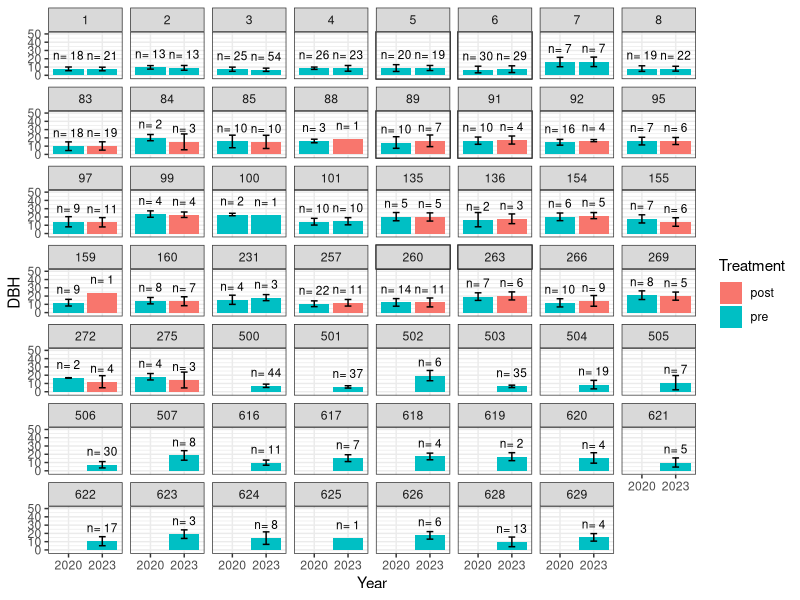
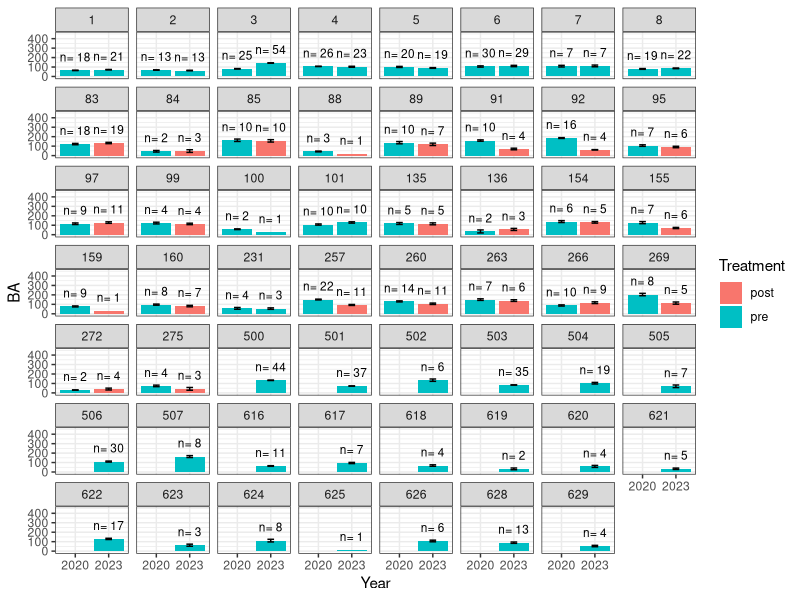
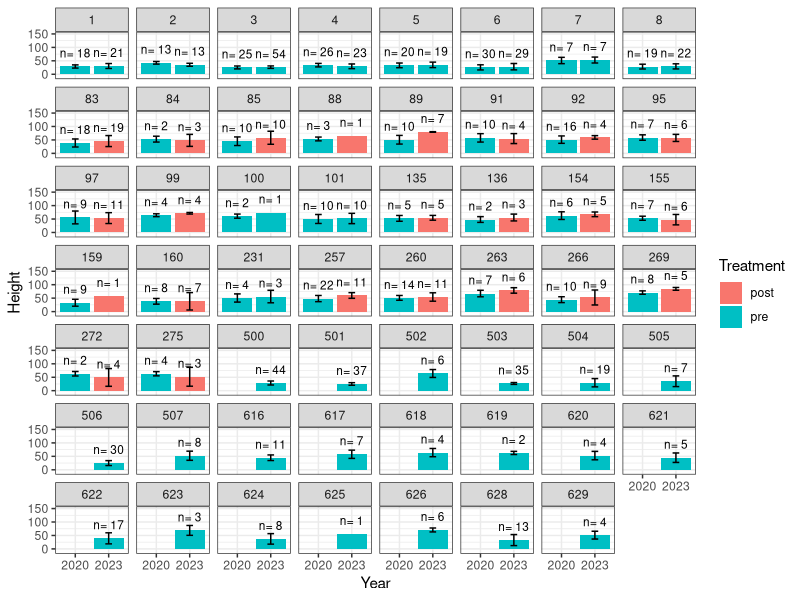
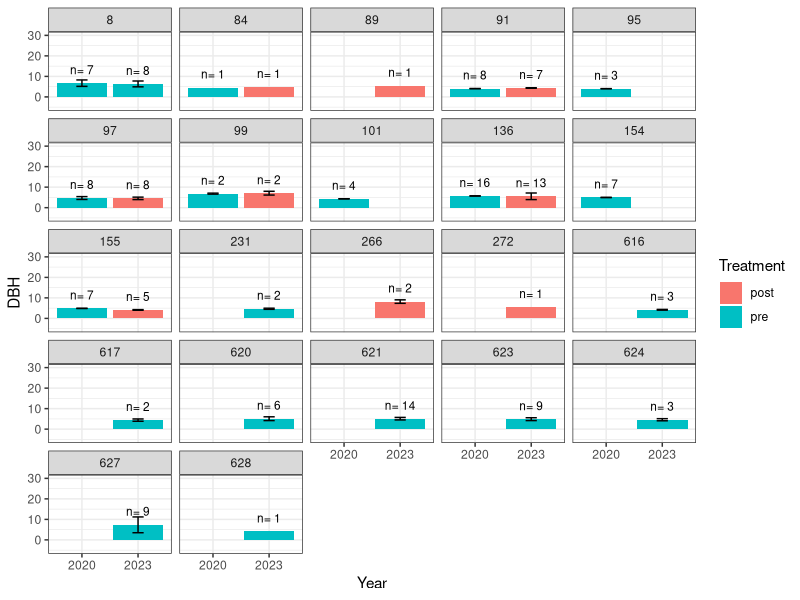
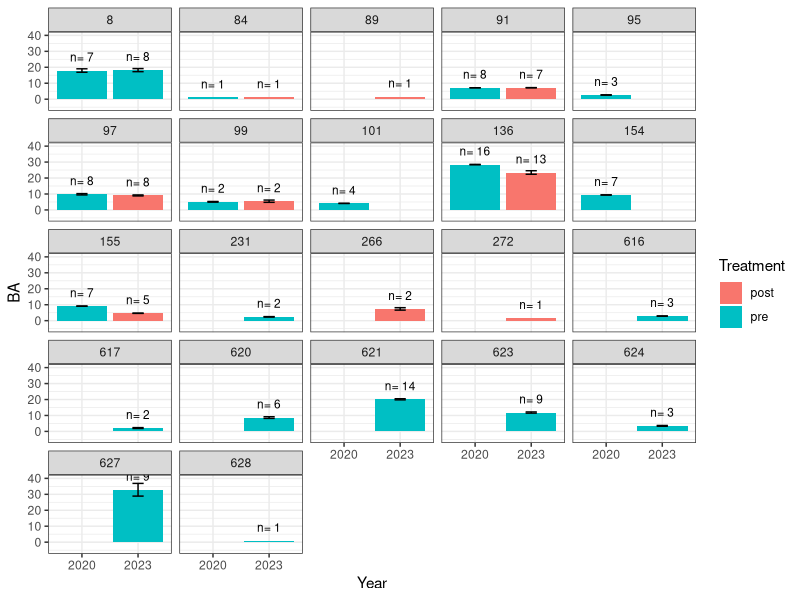
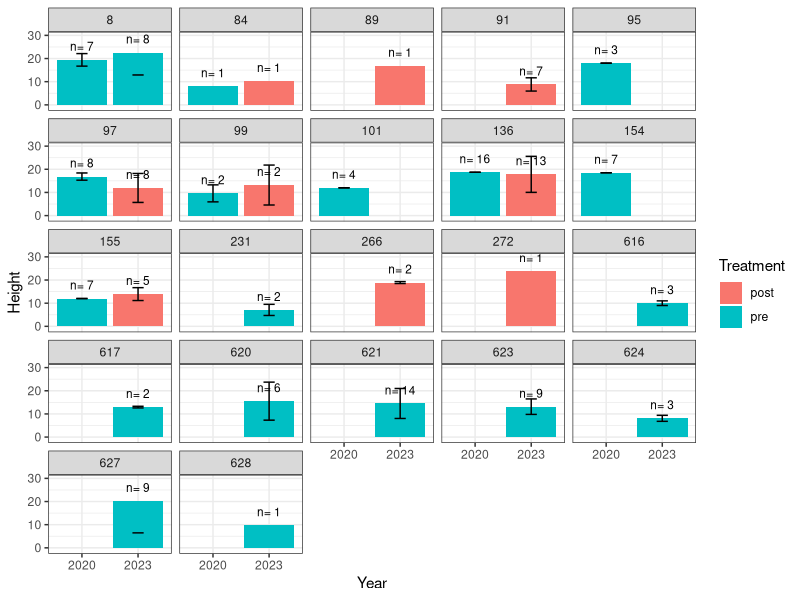
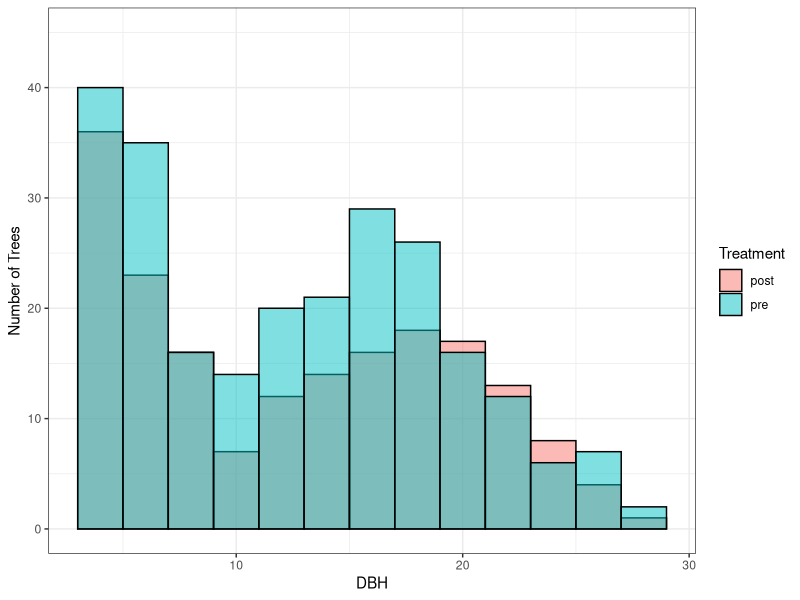
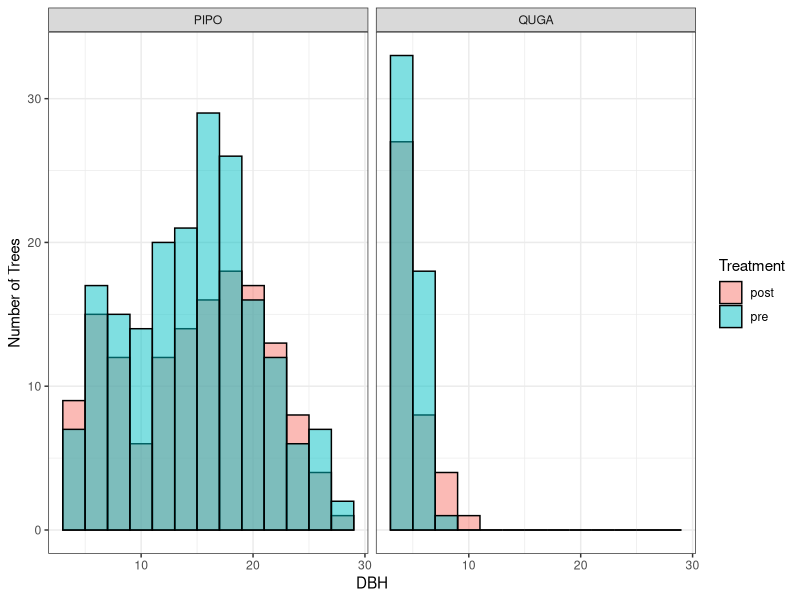

Write the R code that produced these figures, in order. (Note: a time limit stopped this script after it produced the figures.)
###Lonepine analysis folder###
setwd("/Users/wksmith/Rworkspace/MSI_Lone_Pine")

#Packages####################################################################
library(tidyverse)
library(ggpubr)
library(RColorBrewer)
##Overstory Analysis##################################################################
#Read 2023
treatment2023 = read_csv("CSV2023_forR/Treatment_2023.csv")
overstory2023 = read_csv("CSV2023_forR/LonePine_OverStory_2023_23edit2.csv")
treatment2023 = treatment2023[c(4,10)] #keep only plot and treatment information
overstory2023 = overstory2023 %>% left_join(treatment2023, by = "Plot")
overstory2023 = transform(overstory2023,Height = as.numeric(Height))
#Read 2020
overstory2020 = read_csv("CSV2023_forR/LonePine_OverStory_2020_23edit2.csv")
overstory2020$DBH = overstory2020$DBH*0.393701 #convert from cm to in (2020 data only)
overstory2020$Phase = 'pre' #convert to 'pre' (2020 data only)

###
overstory2020_simple = overstory2020[c(9,12,4,5,20)]
overstory2020_simple = cbind(overstory2020_simple, Year=2020)
overstory2023_simple = overstory2023[c(4,11,28,9,14)]
overstory2023_simple = cbind(overstory2023_simple, Year=2023)
colnames(overstory2020_simple) = colnames(overstory2023_simple)
overstory_simple_merge = rbind(overstory2020_simple,overstory2023_simple)
overstory_simple_merge = subset(overstory_simple_merge, Plot!=86 & Plot!=87 & Plot!=133 & Plot!=137 & Plot!=228 & Plot!=156 & Plot!=158 & Plot!=230) #remove problematic plots

####PIPO Sumstats####
#Summarizes total ponderosa basal area by plot and export .csv files 
overstory_PIPO2023=subset(overstory2023, Species=="PIPO")
overstory_PIPO2020=subset(overstory2020, Species=="PIPO")
overstory_QUGA2023=subset(overstory2023, Species=="QUGA")
overstory_QUGA2020=subset(overstory2020, Species=="QUGA")

#What are the units on this calculation (inches)
#PIPO
PIPO2023 = overstory_PIPO2023 %>% group_by(Plot) %>% 
  summarise(n=n(),DBH_mean = mean(DBH,na.rm=T),DBH_sd = sd(DBH,na.rm=T),BA_sum = sum(DBH*DBH*0.005454*10,na.rm=T),BA_sd = sd(DBH*DBH*0.005454*10,na.rm=T),DBH_sd = sd(DBH,na.rm=T),Height_mean = mean(Height,na.rm=T),Height_sd = sd(Height,na.rm=T),year='2023')
PIPO2023 = merge(treatment2023,PIPO2023,by="Plot")

PIPO2020 = overstory_PIPO2020 %>% group_by(Plot) %>% 
  summarise(n=n(),Treatment='pre',DBH_mean = mean(DBH,na.rm=T),DBH_sd = sd(DBH,na.rm=T),BA_sum = sum(DBH*DBH*0.005454*10,na.rm=T),BA_sd = sd(DBH*DBH*0.005454*10,na.rm=T),Height_mean = mean(Height,na.rm=T),Height_sd = sd(Height,na.rm=T),year='2020')
PIPO2020 = subset(PIPO2020, !(is.na(Plot)))

PIPOmerge = rbind(PIPO2020,PIPO2023)

PIPOmerge = subset(PIPOmerge, Plot!=86 & Plot!=87 & Plot!=133 & Plot!=137 & Plot!=228 & Plot!=156 & Plot!=158 & Plot!=230) #remove problematic plots

#QUGA
QUGA2023 = overstory_QUGA2023 %>% group_by(Plot) %>% 
  summarise(n=n(),DBH_mean = mean(DBH,na.rm=T),DBH_sd = sd(DBH,na.rm=T),BA_sum = sum(DBH*DBH*0.005454*10,na.rm=T),BA_sd = sd(DBH*DBH*0.005454*10,na.rm=T),Height_mean = mean(Height,na.rm=T),Height_sd = sd(Height,na.rm=T),year='2023')
QUGA2023 = merge(treatment2023,QUGA2023,by="Plot")

QUGA2020 = overstory_QUGA2020 %>% group_by(Plot) %>% 
  summarise(n=n(),Treatment='pre',DBH_mean = mean(DBH,na.rm=T),DBH_sd = sd(DBH,na.rm=T),BA_sum = sum(DBH*DBH*0.005454*10,na.rm=T),BA_sd = sd(DBH*DBH*0.005454*10,na.rm=T),Height_mean = mean(Height,na.rm=T),Height_sd = sd(Height,na.rm=T),year='2020')
QUGA2020 = subset(QUGA2020, !(is.na(Plot)))

QUGAmerge = rbind(QUGA2020,QUGA2023)

QUGAmerge = subset(QUGAmerge, Plot!=86 & Plot!=87 & Plot!=133 & Plot!=137 & Plot!=228 & Plot!=156 & Plot!=158 & Plot!=230)


###Plot PIPO Comparison####
ggplot(PIPOmerge, aes(x = year, y = DBH_mean, fill = Treatment)) +
  geom_bar(stat="identity",position=position_dodge()) +
  facet_wrap(~Plot)+
  scale_y_continuous("DBH",limits = c(-2,50)) +
  scale_x_discrete("Year") +
  geom_text(aes(label=paste("n=",n)), vjust=-1, color="black", size=3)+
  geom_errorbar(aes(ymax = DBH_mean+DBH_sd, ymin = DBH_mean-DBH_sd), width=.2,position=position_dodge(.9)) +
  theme(text = element_text(size = 40)) +
  theme_bw()
ggsave(paste('Figures/PIPO_DBH_2020_2023_Comparison_byPlot.png',sep=''),dpi=300,width=250,height=200,units='mm')

ggplot(PIPOmerge, aes(x = year, y = BA_sum, fill = Treatment)) +
  geom_bar(stat="identity",position=position_dodge()) +
  facet_wrap(~Plot)+
  scale_y_continuous("BA",limits = c(-5,450)) +
  scale_x_discrete("Year") +
  geom_text(aes(label=paste("n=",n)), vjust=-1, color="black", size=3)+
  geom_errorbar(aes(ymax = BA_sum+BA_sd, ymin = BA_sum-BA_sd), width=.2,position=position_dodge(.9)) +
  theme(text = element_text(size = 40)) +
  theme_bw()
ggsave(paste('Figures/PIPO_BA_2020_2023_Comparison_byPlot.png',sep=''),dpi=300,width=250,height=200,units='mm')

ggplot(PIPOmerge, aes(x = year, y = Height_mean, fill = Treatment)) +
  geom_bar(stat="identity",position=position_dodge()) +
  facet_wrap(~Plot)+
  scale_y_continuous("Height",limits = c(-10,150)) +
  scale_x_discrete("Year") +
  geom_text(aes(label=paste("n=",n)), vjust=-1, color="black", size=3) +
  geom_errorbar(aes(ymax = Height_mean+Height_sd, ymin = Height_mean-Height_sd), width=.2,position=position_dodge(.9)) +
  theme(text = element_text(size = 40)) +
  theme_bw()
ggsave(paste('Figures/PIPO_Height_2020_2023_Comparison_byPlot.png',sep=''),dpi=300,width=250,height=200,units='mm')

###Plot QUGA Comparison####
ggplot(QUGAmerge, aes(x = year, y = DBH_mean, fill = Treatment)) +
  geom_bar(stat="identity",position=position_dodge()) +
  facet_wrap(~Plot)+
  scale_y_continuous("DBH",limits = c(-5,30)) +
  scale_x_discrete("Year") +
  geom_text(aes(label=paste("n=",n)), vjust=-1, color="black", size=3)+
  geom_errorbar(aes(ymax = DBH_mean+DBH_sd, ymin = DBH_mean-DBH_sd), width=.2,position=position_dodge(.9)) +
  theme(text = element_text(size = 40)) +
  theme_bw()
ggsave(paste('Figures/QUGA_DBH_2020_2023_Comparison_byPlot.png',sep=''),dpi=300,width=250,height=200,units='mm')

ggplot(QUGAmerge, aes(x = year, y = BA_sum, fill = Treatment)) +
  geom_bar(stat="identity",position=position_dodge()) +
  facet_wrap(~Plot)+
  scale_y_continuous("BA",limits = c(-5,40)) +
  scale_x_discrete("Year") +
  geom_text(aes(label=paste("n=",n)), vjust=-1, color="black", size=3)+
  geom_errorbar(aes(ymax = BA_sum+BA_sd, ymin = BA_sum-BA_sd), width=.2,position=position_dodge(.9)) +
  theme(text = element_text(size = 40)) +
  theme_bw()
ggsave(paste('Figures/QUGA_BA_2020_2023_Comparison_byPlot.png',sep=''),dpi=300,width=250,height=200,units='mm')

ggplot(QUGAmerge, aes(x = year, y = Height_mean, fill = Treatment)) +
  geom_bar(stat="identity",position=position_dodge()) +
  facet_wrap(~Plot)+
  scale_y_continuous("Height",limits = c(-1,30)) +
  scale_x_discrete("Year") +
  geom_text(aes(label=paste("n=",n)), vjust=-1, color="black", size=3)+
  geom_errorbar(aes(ymax = Height_mean+Height_sd, ymin = Height_mean-Height_sd), width=.2,position=position_dodge(.9)) +
  theme(text = element_text(size = 40)) +
  theme_bw()
ggsave(paste('Figures/QUGA_Height_2020_2023_Comparison_byPlot.png',sep=''),dpi=300,width=250,height=200,units='mm')

###############################################
#Summarizes total ponderosa basal area by plot and export .csv files 
#overstory_simple_merge_STS = subset(overstory_simple_merge, Area=="STS to LTR" | Area=="STS" | Area=="LTR")
STStoLTR_Plots=unique(overstory_simple_merge$Plot[which(overstory_simple_merge$Area=="STS to LTR")])
overstory_simple_merge_STS = subset(overstory_simple_merge, Plot >= 83 & Plot!=100 & Plot!=101 & Plot!=231 & Plot <=275) #plots that are not post-treatment in 2023

#All Species
ggplot(overstory_simple_merge_STS, aes(x = DBH, fill = Treatment)) +
  geom_histogram(alpha=0.5, color='black',binwidth=2, position="identity") +
  scale_y_continuous("Number of Trees",limits = c(0,45)) +
  scale_x_continuous("DBH") +
  theme(text = element_text(size = 40)) +
  theme_bw()
ggsave(paste('Figures/STStoLTR_2020_2023.png',sep=''),dpi=300,width=250,height=200,units='mm')

#By Species
ggplot(overstory_simple_merge_STS, aes(x = DBH, fill = Treatment)) +
  geom_histogram(alpha=0.5,color='black',binwidth=2, position="identity") +
  facet_wrap(~Species)+
  scale_y_continuous("Number of Trees") +
  scale_x_continuous("DBH") +
  theme(text = element_text(size = 40)) +
  theme_bw()
ggsave(paste('Figures/STStoLTR_2020_2023_bySpecies.png',sep=''),dpi=300,width=250,height=200,units='mm')

#PIPO by plot
overstory_simple_merge_STS_PIPO=subset(overstory_simple_merge_STS, Species=="PIPO")
ggplot(overstory_simple_merge_STS_PIPO, aes(x = DBH, fill = Treatment)) +
  geom_histogram(alpha=0.5,color='black',binwidth=2, position="identity") +
  scale_y_continuous("Number of Trees") +
  scale_x_continuous("DBH") +
  facet_wrap(~Plot)+
  theme(text = element_text(size = 40)) +
  theme_bw()
ggsave(paste('Figures/STStoLTR_2020_2023_PIPO_byPlot.png',sep=''),dpi=300,width=250,height=200,units='mm')

#QUGA by plot
overstory_simple_merge_STS_QUGA=subset(overstory_simple_merge_STS, Species=="QUGA")
ggplot(overstory_simple_merge_STS_QUGA, aes(x = DBH, fill = Treatment)) +
  geom_histogram(alpha=0.5,color='black',binwidth=2, position="identity") +
  scale_y_continuous("Number of Trees") +
  scale_x_continuous("DBH") +
  facet_wrap(~Plot)+
  theme(text = element_text(size = 40)) +
  theme_bw()
ggsave(paste('Figures/STStoLTR_2020_2023_QUGA_byPlot.png',sep=''),dpi=300,width=250,height=200,units='mm')

##########################################################################################################
#Read Salter
salter2023 = read_csv("CSV2023_forR/SALTER_OVER_2023_forGIS.csv")
salter_PIPO_2023=subset(salter2023, Species=="PIPO")
#All Species
ggplot(salter2023, aes(x = DBH, fill = Species)) +
  geom_histogram(alpha=0.5, color='black',binwidth=2, position="identity") +
  facet_wrap(~Unit)+
  scale_y_continuous("Number of Trees") +
  scale_x_continuous("DBH") +
  theme(text = element_text(size = 40)) +
  theme_bw()
ggsave(paste('Figures/Salter_DBH_2023.png',sep=''),dpi=300,width=250,height=200,units='mm')

#PIPO
ggplot(salter_PIPO_2023, aes(x = DBH)) +
  geom_histogram(alpha=0.5, color='black',binwidth=2, position="identity") +
  scale_y_continuous("Number of Trees") +
  geom_vline(xintercept = c(12,16,20),linetype = "dashed",color='gray')+
  scale_x_continuous("DBH (inch)") +
  theme(text = element_text(size = 40)) +
  theme_bw()
ggsave(paste('Figures/Salter_PIPO_DBH_2023.png',sep=''),dpi=300,width=250,height=200,units='mm')

ggplot(salter_PIPO_2023, aes(x = DBH)) +
  geom_histogram(alpha=0.5, color='black',binwidth=2, position="identity") +
  facet_wrap(~Unit)+
  scale_y_continuous("Number of Trees") +
  geom_vline(xintercept = c(12,16,20),linetype = "dashed",color='gray')+
  scale_x_continuous("DBH (inch)") +
  theme(text = element_text(size = 40)) +
  theme_bw()
ggsave(paste('Figures/Salter_PIPO_DBH_2023_byUnit.png',sep=''),dpi=300,width=250,height=200,units='mm')

#Read Salter Stats
salterTable2023 = read_csv("CSV2023_forR/SALTER_2023_OVERSTORY_TABLE.csv")
salterStat_AgeMean = salterTable2023 %>% group_by(Unit) %>% 
    summarise(Age12_mean = mean(Age_12,na.rm=T),Age16_mean = mean(Age_16,na.rm=T),Age20_mean = mean(Age_20,na.rm=T))
salterStat_AgeMean = subset(salterStat_AgeMean, !is.na(Unit))
salterStat_AgeN = salterTable2023 %>% group_by(Unit) %>% 
  summarise(Age12_n = sum(!is.na(Age_12)),Age16_n = sum(!is.na(Age_16)),Age20_n = sum(!is.na(Age_20)))
salterStat_AgeN = subset(salterStat_AgeN, !is.na(Unit))
salterStat_DBHMean = salterTable2023 %>% group_by(Unit) %>% 
  summarise(DBH12_mean = mean(DBH_12,na.rm=T),DBH16_mean = mean(DBH_16,na.rm=T),DBH20_mean = mean(DBH_20,na.rm=T))
salterStat_DBHMean = subset(salterStat_DBHMean, !is.na(Unit))

salterStat_AgeMean_long <- salterStat_AgeMean %>% pivot_longer(cols = 2:4,
                                       names_to = "Index", 
                                       values_to = "AGE")
salterStat_DBHMean_long <- salterStat_DBHMean %>% pivot_longer(cols = 2:4,
                                       names_to = "Index",
                                       values_to = "DBH")
salterStat_AgeN_long <- salterStat_AgeN %>% pivot_longer(cols = 2:4,
                                       names_to = "Index", 
                                       values_to = "N")
salterStat_long <- cbind(salterStat_AgeN_long,salterStat_AgeMean_long$AGE,salterStat_DBHMean_long$DBH)
colnames(salterStat_long) <- c('Unit','Index','N','Age','DBH')

ggplot(salterStat_long, aes(x = Index, y = Age)) +
  geom_bar(stat="identity",position=position_dodge(),fill='gray',color='black') +
  facet_wrap(~Unit)+
  geom_text(aes(label=paste("n=",N)), vjust=-1, color="black", size=3)+
  labs(y = "Age (years)", x = "DBH Class")+
  scale_y_continuous(limits = c(0,120)) +
  scale_x_discrete(labels=c('12 to 16 inch', '16 to 20 inch', '> 20 inch'),guide = guide_axis(angle = 45))+
  theme(text = element_text(size = 40)) +
  theme_bw()
ggsave(paste('Figures/Salter_PIPO_DBH_Age_Classes_2023.png',sep=''),dpi=300,width=250,height=200,units='mm')


ggplot(salterStat_long, aes(x=DBH, y=Age,color=Index)) +
  #scale_color_manual(values=c("#3288BD","#99D594","#5E4FA2","#D53E4F","#9E0142"))+
  geom_point(size=3)+
  geom_smooth(method=lm,aes(group = Index))+
  stat_cor(aes(group = Index,label = after_stat(rr.label)),geom = "label",show.legend = FALSE)+
  labs(x='DBH (inch)',y='Age (year)')+
  theme_bw()+
  #theme(legend.position = c(0.8, 0.2),legend.title = element_blank(),legend.text=element_text(size=16)) +
  theme(text = element_text(size = 20))
ggsave(paste('Figures/Salter_PIPO_DBH_Age_Regression_2023.png',sep=''),dpi=300,width=250,height=200,units='mm')
